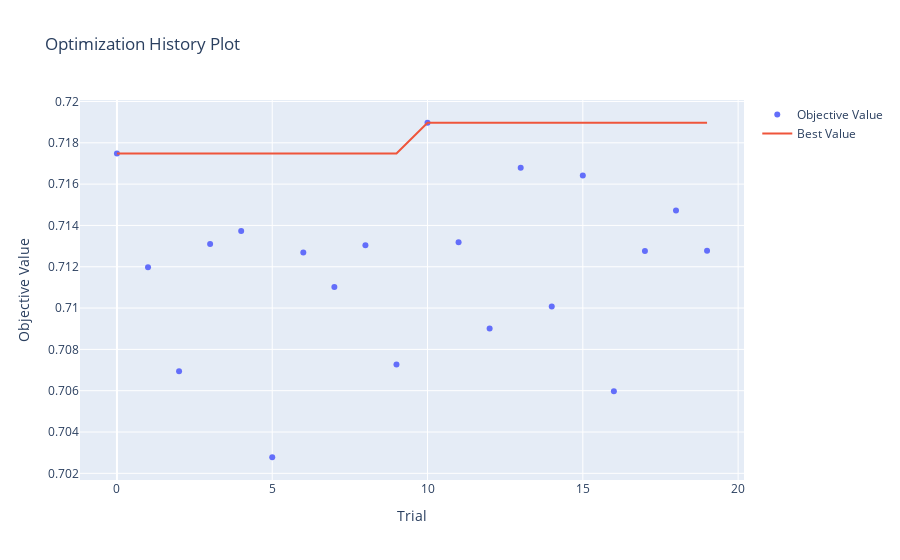
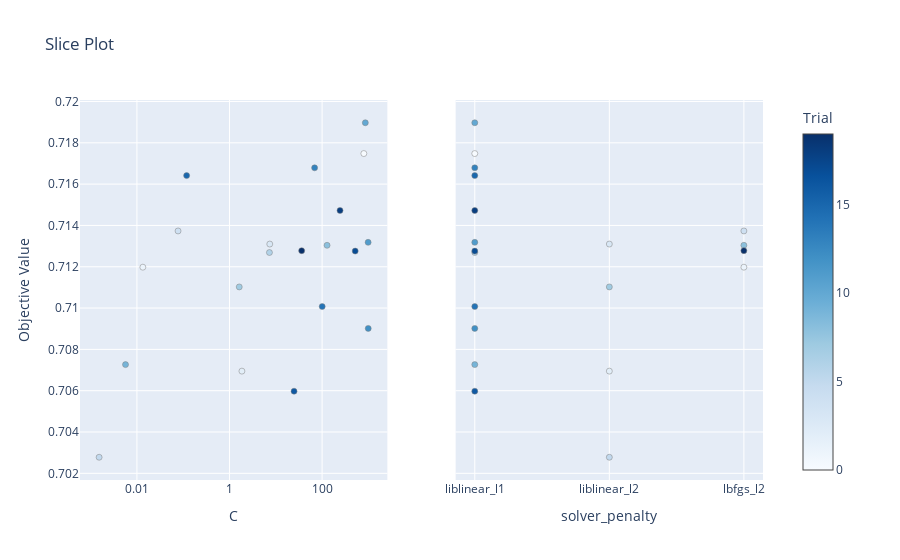
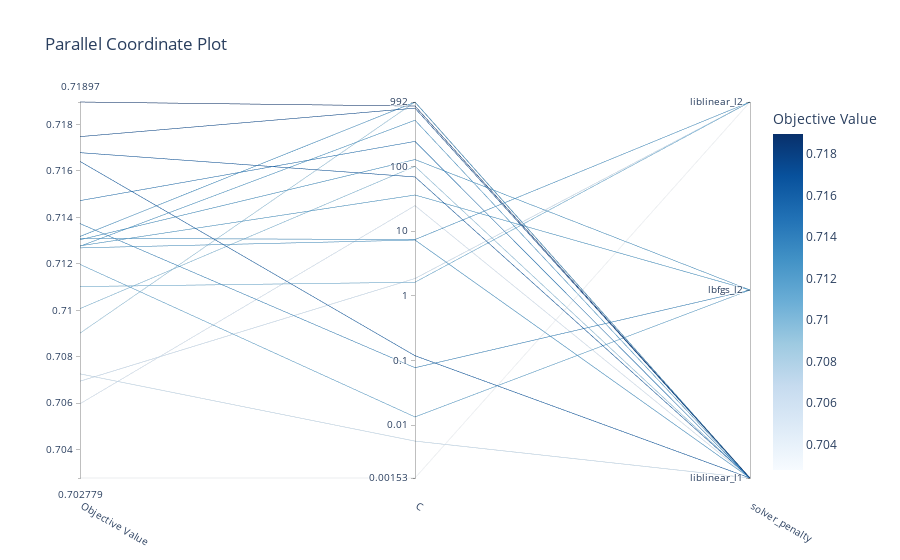
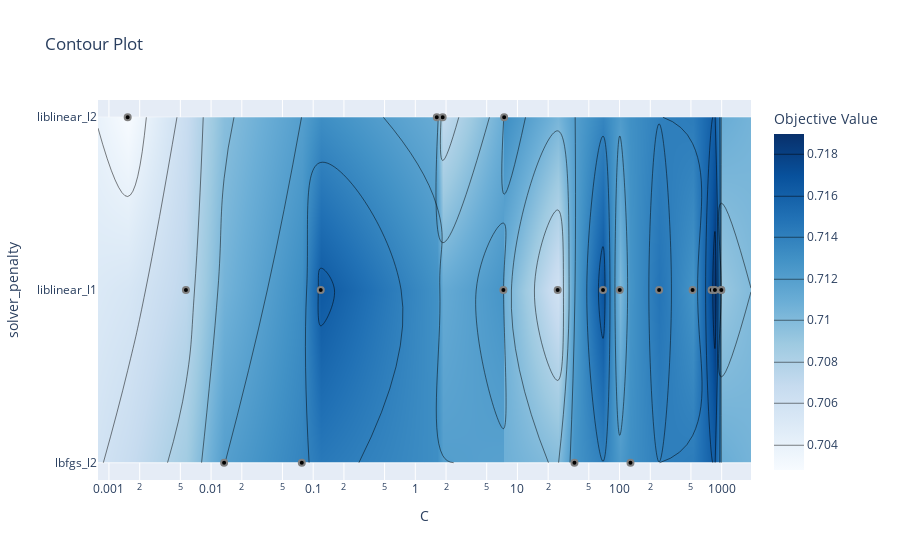

These figures' notebook cell, in order:
### Code cell
# Exibe os melhores resultados e parâmetros para cada modelo
for model_name in best_study_per_model:
    print(f"Best F1 for {model_name}: {best_f1_per_model[model_name]}")
    print(f"Best Parameters for {model_name}: {best_params_per_model[model_name]}")

    print(f"Plots for model: {model_name}")

    study = best_study_per_model[model_name]
    fig_opt_history = plot_optimization_history(study)
    fig_opt_history.show()

    fig_slice = plot_slice(study)
    fig_slice.show()

    fig_parallel = plot_parallel_coordinate(study)
    fig_parallel.show()

    fig_contour = plot_contour(study)
    fig_contour.show()

    fig_param_importances = plot_param_importances(study)
    fig_param_importances.show()

### Figure 1 — Plotly figure (JSON) as saved in the notebook; plotly's stock layout.template omitted (floating-point values rounded to 4 significant figures)
{"data": [{"mode": "markers", "name": "Objective Value", "type": "scatter", "x": [0, 1, 2, 3, 4, 5, 6, 7, 8, 9, 10, 11, 12, 13, 14, 15, 16, 17, 18, 19], "y": [0.7175, 0.712, 0.7069, 0.7131, 0.7137, 0.7028, 0.7127, 0.711, 0.713, 0.7073, 0.719, 0.7132, 0.709, 0.7168, 0.7101, 0.7164, 0.706, 0.7128, 0.7147, 0.7128]}, {"mode": "lines", "name": "Best Value", "type": "scatter", "x": [0, 1, 2, 3, 4, 5, 6, 7, 8, 9, 10, 11, 12, 13, 14, 15, 16, 17, 18, 19], "y": [0.7175, 0.7175, 0.7175, 0.7175, 0.7175, 0.7175, 0.7175, 0.7175, 0.7175, 0.7175, 0.719, 0.719, 0.719, 0.719, 0.719, 0.719, 0.719, 0.719, 0.719, 0.719]}, {"marker": {"color": "#cccccc"}, "mode": "markers", "name": "Infeasible Trial", "showlegend": false, "type": "scatter", "x": [], "y": []}], "layout": {"title": {"text": "Optimization History Plot"}, "xaxis": {"title": {"text": "Trial"}}, "yaxis": {"title": {"text": "Objective Value"}}}}

### Figure 2 — Plotly figure (JSON) as saved in the notebook; plotly's stock layout.template omitted (floating-point values rounded to 4 significant figures)
{"data": [{"marker": {"color": [0, 1, 2, 3, 4, 5, 6, 7, 8, 9, 10, 11, 12, 13, 14, 15, 16, 17, 18, 19], "colorbar": {"title": {"text": "Trial"}, "x": 1, "xpad": 40}, "colorscale": [[0, "rgb(247,251,255)"], [0.125, "rgb(222,235,247)"], [0.25, "rgb(198,219,239)"], [0.375, "rgb(158,202,225)"], [0.5, "rgb(107,174,214)"], [0.625, "rgb(66,146,198)"], [0.75, "rgb(33,113,181)"], [0.875, "rgb(8,81,156)"], [1, "rgb(8,48,107)"]], "line": {"color": "Grey", "width": 0.5}, "showscale": true}, "mode": "markers", "name": "Feasible Trial", "showlegend": false, "type": "scatter", "x": [796.8, 0.01341, 1.853, 7.412, 0.07734, 0.001526, 7.286, 1.623, 127.9, 0.005674, 858.3, 987.1, 992.0, 68.88, 100.4, 0.1186, 24.78, 518.9, 243.9, 36.18], "xaxis": "x", "y": [0.7175, 0.712, 0.7069, 0.7131, 0.7137, 0.7028, 0.7127, 0.711, 0.713, 0.7073, 0.719, 0.7132, 0.709, 0.7168, 0.7101, 0.7164, 0.706, 0.7128, 0.7147, 0.7128], "yaxis": "y"}, {"marker": {"color": [0, 1, 2, 3, 4, 5, 6, 7, 8, 9, 10, 11, 12, 13, 14, 15, 16, 17, 18, 19], "colorbar": {"title": {"text": "Trial"}, "x": 1, "xpad": 40}, "colorscale": [[0, "rgb(247,251,255)"], [0.125, "rgb(222,235,247)"], [0.25, "rgb(198,219,239)"], [0.375, "rgb(158,202,225)"], [0.5, "rgb(107,174,214)"], [0.625, "rgb(66,146,198)"], [0.75, "rgb(33,113,181)"], [0.875, "rgb(8,81,156)"], [1, "rgb(8,48,107)"]], "line": {"color": "Grey", "width": 0.5}, "showscale": false}, "mode": "markers", "name": "Feasible Trial", "showlegend": false, "type": "scatter", "x": ["liblinear_l1", "lbfgs_l2", "liblinear_l2", "liblinear_l2", "lbfgs_l2", "liblinear_l2", "liblinear_l1", "liblinear_l2", "lbfgs_l2", "liblinear_l1", "liblinear_l1", "liblinear_l1", "liblinear_l1", "liblinear_l1", "liblinear_l1", "liblinear_l1", "liblinear_l1", "liblinear_l1", "liblinear_l1", "lbfgs_l2"], "xaxis": "x2", "y": [0.7175, 0.712, 0.7069, 0.7131, 0.7137, 0.7028, 0.7127, 0.711, 0.713, 0.7073, 0.719, 0.7132, 0.709, 0.7168, 0.7101, 0.7164, 0.706, 0.7128, 0.7147, 0.7128], "yaxis": "y2"}], "layout": {"title": {"text": "Slice Plot"}, "xaxis": {"anchor": "y", "domain": [0, 0.45], "title": {"text": "C"}, "type": "log"}, "xaxis2": {"anchor": "y2", "categoryarray": ["liblinear_l1", "liblinear_l2", "lbfgs_l2"], "categoryorder": "array", "domain": [0.55, 1], "title": {"text": "solver_penalty"}, "type": "category"}, "yaxis": {"anchor": "x", "domain": [0, 1], "title": {"text": "Objective Value"}}, "yaxis2": {"anchor": "x2", "domain": [0, 1], "matches": "y", "showticklabels": false}}}

### Figure 3 — Plotly figure (JSON) as saved in the notebook; plotly's stock layout.template omitted (floating-point values rounded to 4 significant figures)
{"data": [{"dimensions": [{"label": "Objective Value", "range": [0.7028, 0.719], "values": [0.7175, 0.712, 0.7069, 0.7131, 0.7137, 0.7028, 0.7127, 0.711, 0.713, 0.7073, 0.719, 0.7132, 0.709, 0.7168, 0.7101, 0.7164, 0.706, 0.7128, 0.7147, 0.7128]}, {"label": "C", "range": [-2.817, 2.997], "ticktext": ["0.00153", "0.01", "0.1", "1", "10", "100", "992"], "tickvals": [-2.817, -2, -1, 0, 1, 2, 2.997], "values": [2.901, -1.872, 0.2679, 0.8699, -1.112, -2.817, 0.8625, 0.2102, 2.107, -2.246, 2.934, 2.994, 2.997, 1.838, 2.002, -0.926, 1.394, 2.715, 2.387, 1.558]}, {"label": "solver_penalty", "range": [0, 2], "ticktext": ["liblinear_l1", "lbfgs_l2", "liblinear_l2"], "tickvals": [0, 1, 2], "values": [0, 1, 2, 2, 1, 2, 0, 2, 1, 0, 0, 0, 0, 0, 0, 0, 0, 0, 0, 1]}], "labelangle": 30, "labelside": "bottom", "line": {"color": [0.7175, 0.712, 0.7069, 0.7131, 0.7137, 0.7028, 0.7127, 0.711, 0.713, 0.7073, 0.719, 0.7132, 0.709, 0.7168, 0.7101, 0.7164, 0.706, 0.7128, 0.7147, 0.7128], "colorbar": {"title": {"text": "Objective Value"}}, "colorscale": [[0, "rgb(247,251,255)"], [0.125, "rgb(222,235,247)"], [0.25, "rgb(198,219,239)"], [0.375, "rgb(158,202,225)"], [0.5, "rgb(107,174,214)"], [0.625, "rgb(66,146,198)"], [0.75, "rgb(33,113,181)"], [0.875, "rgb(8,81,156)"], [1, "rgb(8,48,107)"]], "reversescale": false, "showscale": true}, "type": "parcoords"}], "layout": {"title": {"text": "Parallel Coordinate Plot"}}}

### Figure 4 — Plotly figure (JSON) as saved in the notebook; plotly's stock layout.template omitted (floating-point values rounded to 4 significant figures)
{"data": [{"colorbar": {"title": {"text": "Objective Value"}}, "colorscale": [[0, "rgb(247,251,255)"], [0.125, "rgb(222,235,247)"], [0.25, "rgb(198,219,239)"], [0.375, "rgb(158,202,225)"], [0.5, "rgb(107,174,214)"], [0.625, "rgb(66,146,198)"], [0.75, "rgb(33,113,181)"], [0.875, "rgb(8,81,156)"], [1, "rgb(8,48,107)"]], "connectgaps": true, "contours": {"coloring": "heatmap"}, "hoverinfo": "none", "line": {"smoothing": 1.3}, "reversescale": false, "type": "contour", "x": [0.0007813, 0.001526, 0.005674, 0.01341, 0.07734, 0.1186, 1.623, 1.853, 7.286, 7.412, 24.78, 36.18, 68.88, 100.4, 127.9, 243.9, 518.9, 796.8, 858.3, 987.1, 992.0, 1937.0], "y": ["lbfgs_l2", "liblinear_l1", "liblinear_l2"], "z": [[null, null, null, 0.712, 0.7137, null, null, null, null, null, null, 0.7128, null, null, 0.713, null, null, null, null, null, null, null], [null, null, 0.7073, null, null, 0.7164, null, null, 0.7127, null, 0.706, null, 0.7168, 0.7101, null, 0.7147, 0.7128, 0.7175, 0.719, 0.7132, 0.709, null], [null, 0.7028, null, null, null, null, 0.711, 0.7069, null, 0.7131, null, null, null, null, null, null, null, null, null, null, null, null]]}, {"marker": {"color": "black", "line": {"color": "Gray", "width": 2}}, "mode": "markers", "name": "Feasible Trial", "showlegend": false, "type": "scatter", "x": [796.8, 0.01341, 1.853, 7.412, 0.07734, 0.001526, 7.286, 1.623, 127.9, 0.005674, 858.3, 987.1, 992.0, 68.88, 100.4, 0.1186, 24.78, 518.9, 243.9, 36.18], "y": ["liblinear_l1", "lbfgs_l2", "liblinear_l2", "liblinear_l2", "lbfgs_l2", "liblinear_l2", "liblinear_l1", "liblinear_l2", "lbfgs_l2", "liblinear_l1", "liblinear_l1", "liblinear_l1", "liblinear_l1", "liblinear_l1", "liblinear_l1", "liblinear_l1", "liblinear_l1", "liblinear_l1", "liblinear_l1", "lbfgs_l2"]}, {"marker": {"color": "#cccccc", "line": {"color": "Gray", "width": 2}}, "mode": "markers", "name": "Infeasible Trial", "showlegend": false, "type": "scatter", "x": [], "y": []}], "layout": {"title": {"text": "Contour Plot"}, "xaxis": {"range": [-3.107, 3.287], "title": {"text": "C"}, "type": "log"}, "yaxis": {"range": [-0.1, 2.1], "title": {"text": "solver_penalty"}, "type": "category"}}}
